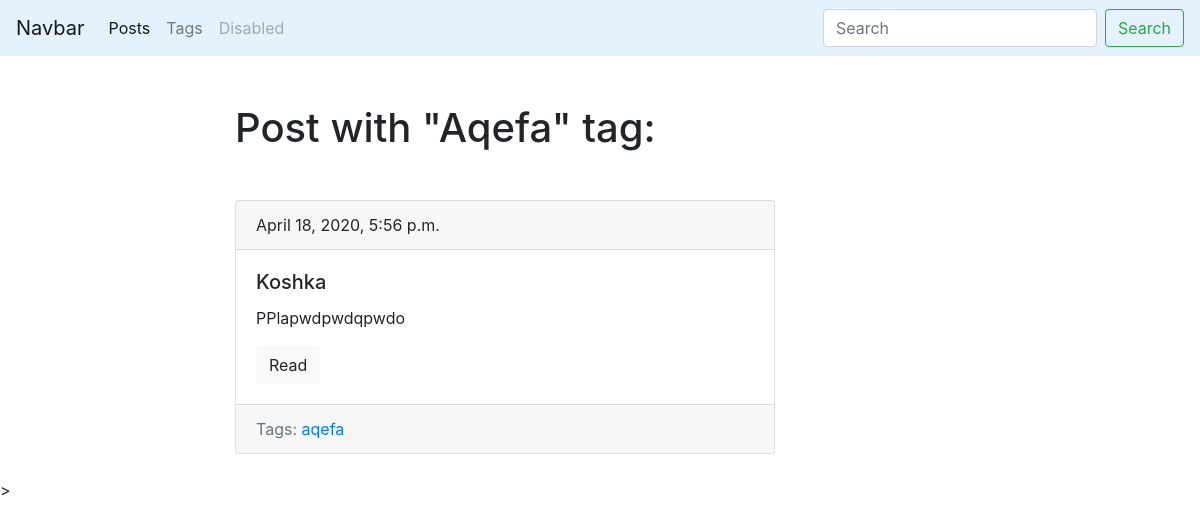
The page /Arizona/tag/awfssdfsf/ on the database as committed earlier.
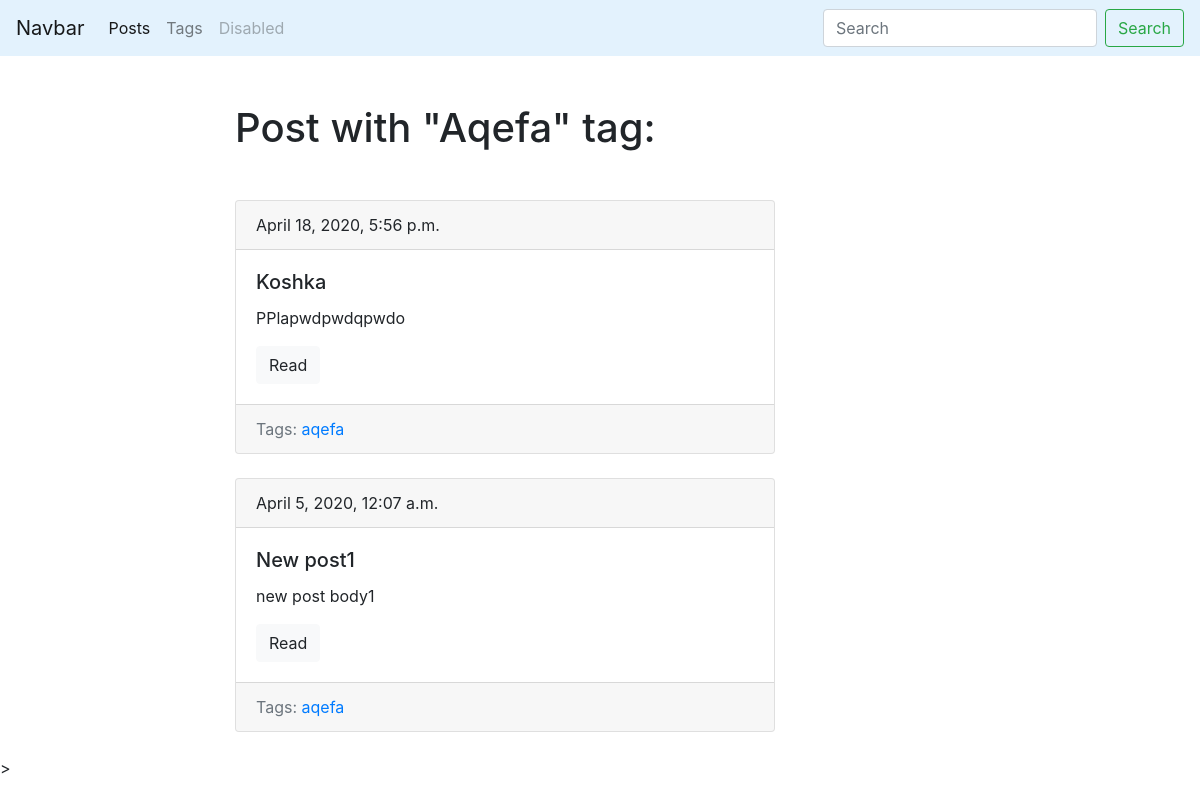
The same page on the database as committed later.
### Arizona/models.py (models this page shows, shortened)
class Post(models.Model):
	title = models.CharField(max_length=150, db_index=True)
	slug = models.SlugField(max_length=150,blank=True, unique=True)
	body = models.TextField(blank=True, db_index=True)
	tags = models.ManyToManyField('Tag', blank=True, related_name='posts')####This
	date_pub = models.DateTimeField(auto_now_add=True)
	def get_absolute_url(self):
		return reverse('post_detail_url', kwargs={'slug':self.slug})

class Tag(models.Model):
	title = models.CharField(max_length=50)
	slug = models.SlugField(max_length=50, unique=True)
	def get_absolute_url(self):
		return reverse('tag_detail_url', kwargs={'slug':self.slug})

### Arizona/views.py (the view)
# urls.py: path('tag/<str:slug>/', TagDetail.as_view(), name='tag_detail_url'),
class TagDetail(ObjectDetailMixin, View):
	model = Tag
	template = 'Arizona/tag_detail.html'

### Arizona/utils.py (called while the page is built)
	def get(self,request,slug):
		obj = get_object_or_404(self.model, slug__iexact=slug)
		return render(request, self.template, context={self.model.__name__.lower(): obj})

### Arizona/templates/Arizona/tag_detail.html (shortened to what this page needs)
{%extends 'Arizona/base_Arizona.html'%}
{% block content%}
<h1 class="mb-5">Post with "{{tag.title|title}}" tag:</h1>
{% for post in tag.posts.all%}
	{% include 'Arizona/includes/post_card_template.html' %}
{% endfor %}
{% endblock %}

### Arizona/templates/Arizona/includes/post_card_template.html
	<div class="card mb-4">
  <div class="card-header">
    {{post.date_pub}}
  </div>
  <div class="card-body">
    <h5 class="card-title">{{post.title}}</h5>
    <p class="card-text">{{post.body|truncatewords:15}}</p>
    <a href="{{post.get_absolute_url}}" class="btn btn-light">Read</a>
  </div>
  <div class="card-footer text-muted">
    Tags:
    {% for tag in post.tags.all%}
    <a href="{{ tag.get_absolute_url}}">{{ tag.title }}</a>
    {% endfor %}
  </div>
</div>

Rows that differ between the two databases and show on the page:
now on this page (row edited): Post: date_pub "April 5, 2020, 12:07 a.m.", title "New post1", body "new post body1", Tag (title "aqefa")
